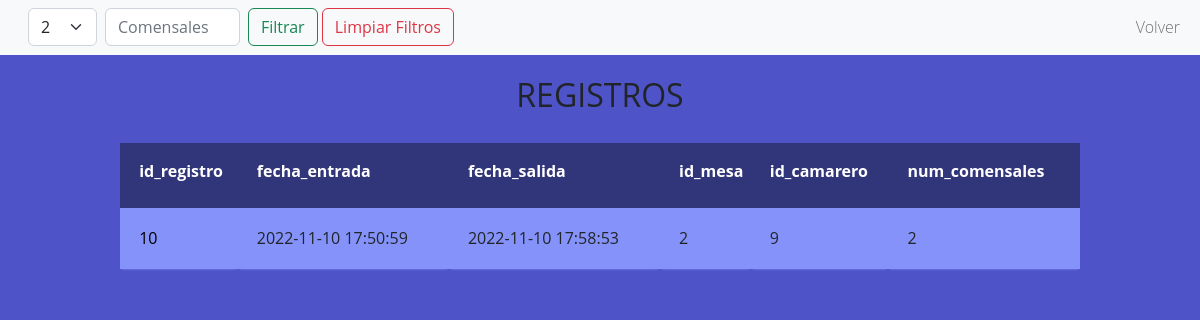
Page /controller/registros_controller.php?filtro_mesa=2 (signed in) on the committed database.
### tables this page shows
CREATE TABLE `tbl_registro` (
  `id_registro` int(11) NOT NULL,
  `fecha_entrada` datetime NOT NULL,
  `fecha_salida` datetime DEFAULT NULL,
  `id_mesa` int(11) NOT NULL,
  `id_camarero` int(11) NOT NULL,
  `num_comensales` int(2) NOT NULL
);

### controller/registros_controller.php (called while the page is built, shortened)
<?php
require_once '../config/conexion.php';
require_once '../models/mesa.php';
$url_raw = getURL();
$url_base = explode('?', $url_raw)[0];
$filtros = [];
foreach ($_GET as $key => $value) {
    if (in_array($key, FILTROS)) {
        $filtros[$key] = mysqli_real_escape_string($conexion, trim(strip_tags($value)));
    }
}
$registros = Mesa::getRegistros($conexion, $filtros);
$mesas = Mesa::getMesas($conexion, [], BD['MESA']['NUMERO']);
require_once '../view/registro.php';

### models/mesa.php (called while the page is built, shortened)
<?php
class Mesa
{
    public static function getMesas($conexion, $filtros=[], $campo='*')
    {
        $sql = "SELECT $campo FROM ".BD['MESA']['TABLA']." WHERE 1=1";
        $sql = $sql.";";
        return mysqli_query($conexion, $sql);
    }
    public static function getRegistros($conexion, $filtros)
    {
        $sql = "SELECT * FROM ".BD['REGISTRO']['TABLA']." WHERE 1=1";
        foreach ($filtros as $key => $value) {
            $sql = $sql." AND ".FILTROS['BD'][$key]." = $value";
        }
        $sql = $sql." ORDER BY ".BD['REGISTRO']['ID']." DESC;";
        return mysqli_query($conexion, $sql);
    }
}

### proc/func.php (called while the page is built, shortened)
<?php
function getURL()
{
    if(isset($_SERVER['HTTPS']) && $_SERVER['HTTPS'] === 'on')
         $url = "https://";
    else
         $url = "http://";
    $url.= $_SERVER['HTTP_HOST'];
    $url.= $_SERVER['REQUEST_URI'];
    return $url;
}

### view/registro.php (the view, shortened to what this page needs)
<!DOCTYPE html>
<html lang="en">
<head>
    <link href="https://cdn.jsdelivr.net/npm/bootstrap@5.2.1/dist/css/bootstrap.min.css" rel="stylesheet">
    <link rel="stylesheet" href="https://stackpath.bootstrapcdn.com/font-awesome/4.7.0/css/font-awesome.min.css">
    <link rel="stylesheet" href="../static/css/registro.css">
</head>
<body>
<nav class="navbar navbar-expand-lg navbar-light bg-light">
  <div class="container-fluid">
     <div class="collapse navbar-collapse" id="navbarNav">
     <ul class="navbar-nav">
          <li class="nav-item">
          <form>
            <select class="form-select form-select-md" aria-label=".form-select-sm example" id="<?php echo FILTROS['MESA'];?>">
                <?php
                  foreach ($mesas as $mesa) {
                    if (array_key_exists(FILTROS['MESA'], $filtros)) {
                        if ($filtros[FILTROS['MESA']] == $mesa[BD['MESA']['NUMERO']]) {
                            echo "<option selected='selected' value=".$mesa[BD['MESA']['NUMERO']].">".$mesa[BD['MESA']['NUMERO']]."</option>";
                        } else {
                            echo "<option value=".$mesa[BD['MESA']['NUMERO']].">".$mesa[BD['MESA']['NUMERO']]."</option>";
                        }
                    }else {
                        echo "<option value=".$mesa[BD['MESA']['NUMERO']].">".$mesa[BD['MESA']['NUMERO']]."</option>";
                    }
                  }
                ?>
            </select>
        </form>
        </li>
        <li class="nav-item">
        <input class="form-control" type="number" min="1" max="10" placeholder="Comensales" aria-label="Search" id="<?php echo FILTROS['COMENSALES'];?>">
        </li>
        <li class="nav-item">
          <button class="btn btn-outline-success" onclick="enviarFiltros('<?php echo $url_base;?>', [<?php echo FILTROS['MESA'].', '.FILTROS['COMENSALES'] ;?>]);">Filtrar</button>
          <button class="btn btn-outline-danger" onclick="limpiarFiltros('<?php echo $url_base;?>');">Limpiar Filtros</button>
        </li>
      </ul>
    </div>
    <div class="navbar-nav">
      <a onClick="index.php" class="nav-link bg-light" aria-pressed='true' aria-current="page" role='button'>Volver</a>
    </div>
  </div>
</nav>
<div class="area" >
    <ul class="circles">
<h2>REGISTROS</h2>
<div class="tabla-container">
  <table class="container tabla-fixedh">
      <thead>
        <tr>
          <?php
            foreach ($registros as $registro) {
              foreach ($registro as $key => $value) {
                echo "<th><h1>$key</h1></th>";
              }
              break;
            }
          ?>
        </tr>
      </thead>
      <div class="test">
        <tbody>
          <?php
            foreach ($registros as $registro) {
              echo "<tr>";
              foreach ($registro as $value) {
                echo "<td>$value</td>";
              }
              echo "</tr>";
            }
          ?>
        </tbody>
      </div>
  </table>
</div>
</body>
</html>

### static/css/registro.css (style rules this page uses)
body { font-family: 'Open Sans', sans-serif; font-weight: 300; line-height: 1.42em; background-color: #8f94fb; }
.area { background: #4e54c8; background: -webkit-linear-gradient(to left, #8f94fb, #4e54c8); width: 100%; height: 92.2vh; }
.circles { position: relative; top: 0; left: 0; width: 100%; height: 100%; padding: 0%; overflow: hidden; }
h2 { font-size: 2em; font-weight: 500; text-align: center; display: block; line-height: 1em; padding-bottom: 2%; padding-top: 2%; }
.container th h1 { font-weight: bold; font-size: 1em; text-align: left; color: #ffff; }
.container td { font-weight: normal; font-size: 1em; -webkit-box-shadow: 0 2px 2px -2px #8f94fb; -moz-box-shadow: 0 2px 2px -2px #8f94fb; box-shadow: 0 2px 2px -2px #8f94fb; }
.container { text-align: left; overflow-x: scroll; width: 80%; min-width: 400px; margin: 0 auto; display: table; padding: 0 0 8em 0; }
.container td, .container th { padding-bottom: 2%; padding-top: 2%; padding-left: 2%; }
.container tr:nth-child(odd) { background-color: #8492FA; }
.container th { background-color: #31367A; }
.container td:first-child { color: black; }
.tabla-container { -ms-overflow-style: none; scrollbar-width: none; }
.tabla-container { overflow-y: scroll; height: 70vh; }
.form-control { margin-right: 3.5rem !important; }
.nav-item { margin-right: 0.5rem; }

### rows in the picture
tbl_registro: key "id_registro", key "fecha_entrada", key "fecha_salida", key "id_mesa", key "id_camarero", key "num_comensales", id_registro "10", fecha_entrada "2022-11-10 17:50:59", fecha_salida "2022-11-10 17:58:53", value "2", id_camarero "9"

### other values in the picture
form field value "2"
